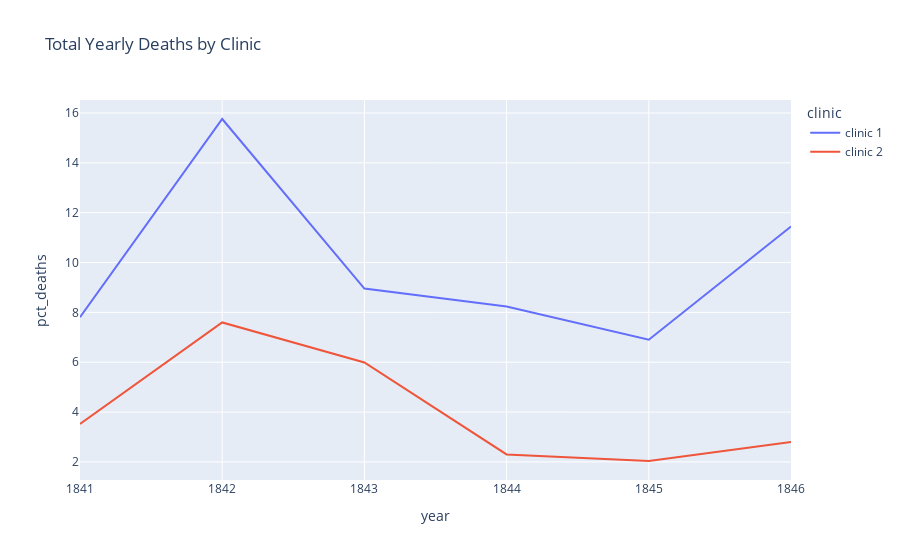

Notebook code for this chart:
### Code cell
percentage_line = px.line(df_yearly,
                     x="year",
                     y="pct_deaths",
                     color="clinic", 
                     title="Total Yearly Deaths by Clinic")


percentage_line.show()

### Figure 1 — Plotly figure (JSON) as saved in the notebook; plotly's stock layout.template omitted (floating-point values rounded to 4 significant figures)
{"data": [{"hovertemplate": "clinic=clinic 1<br>year=%{x}<br>pct_deaths=%{y}<extra></extra>", "legendgroup": "clinic 1", "line": {"color": "#636efa", "dash": "solid"}, "marker": {"symbol": "circle"}, "mode": "lines", "name": "clinic 1", "orientation": "v", "showlegend": true, "type": "scatter", "x": [1841, 1842, 1843, 1844, 1845, 1846], "xaxis": "x", "y": [7.806, 15.76, 8.954, 8.236, 6.901, 11.45], "yaxis": "y"}, {"hovertemplate": "clinic=clinic 2<br>year=%{x}<br>pct_deaths=%{y}<extra></extra>", "legendgroup": "clinic 2", "line": {"color": "#EF553B", "dash": "solid"}, "marker": {"symbol": "circle"}, "mode": "lines", "name": "clinic 2", "orientation": "v", "showlegend": true, "type": "scatter", "x": [1841, 1842, 1843, 1844, 1845, 1846], "xaxis": "x", "y": [3.522, 7.597, 5.988, 2.3, 2.036, 2.797], "yaxis": "y"}], "layout": {"legend": {"title": {"text": "clinic"}, "tracegroupgap": 0}, "title": {"text": "Total Yearly Deaths by Clinic"}, "xaxis": {"anchor": "y", "domain": [0, 1], "title": {"text": "year"}}, "yaxis": {"anchor": "x", "domain": [0, 1], "title": {"text": "pct_deaths"}}}}
